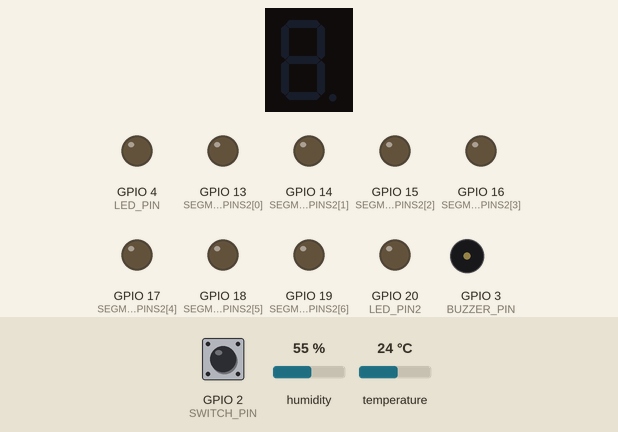
Simulated run of this program. Board: Raspberry Pi (BCM pin numbers). Parts: 1-digit seven-segment display, output pins drawn as LEDs (lit = HIGH), buzzer (waves = sounding). Dashed ring = blinking. Inputs (shaded band) come from the test bench; at power-on: GPIO 2 (SWITCH_PIN) HIGH, humidity 55 %, temperature 24 °C. The segment pins are drawn as the display they are named for; pins used as bus, display or sensor lines are not drawn; what the program prints to the terminal is not drawn.

Above: at 1.2 s.
1.3 s: GPIO 2 (SWITCH_PIN) pulled LOW for 0.15 s
At 2.6 s:
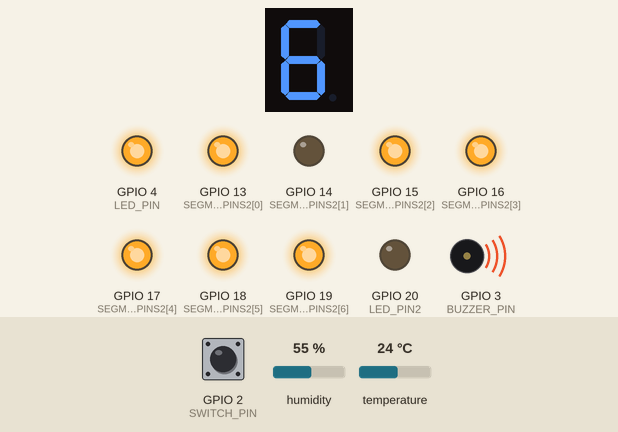
4.3 s: GPIO 2 (SWITCH_PIN) pulled LOW for 1 s
At 6.6 s:
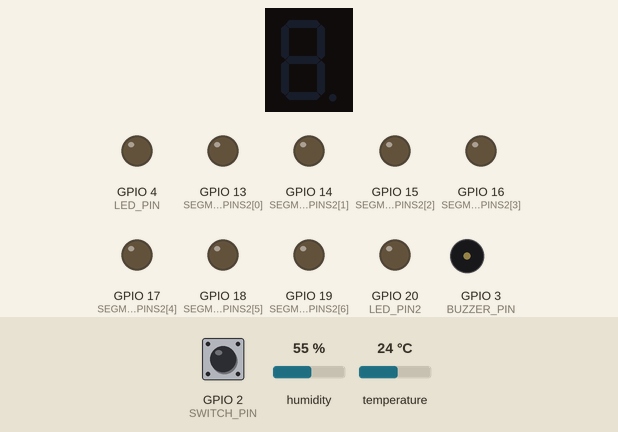
7.3 s: GPIO 2 (SWITCH_PIN) pulled LOW for 3.2 s
At 8.6 s:
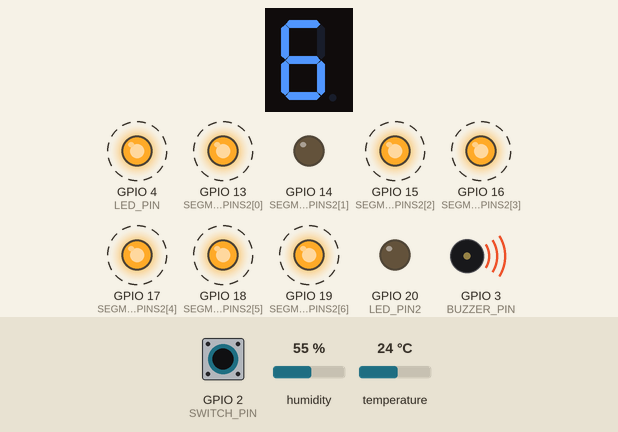
Timing chart, 0 to 13.4 s (numbered marks = the images above; inputs shaded):
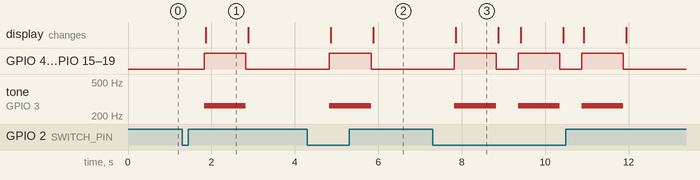

Measured:
- after the input at 1.3 s, GPIO 4 (LED_PIN), GPIO 13 (SEGMENT_PINS2[0]): LOW → HIGH after 0.53 s, → LOW 1.0 s later
- after the input at 4.3 s, GPIO 4 (LED_PIN), GPIO 13 (SEGMENT_PINS2[0]): LOW → HIGH after 0.53 s, → LOW 1.0 s later
- after the input at 7.3 s, GPIO 4 (LED_PIN), GPIO 13 (SEGMENT_PINS2[0]): alternates HIGH for 1.0 s and LOW for 0.53 s, 6 changes in all, then stays LOW, starting after 0.53 s
- what the display in image 1 shows lasts 1.0 s, from 1.9 s to 2.9 s

The program:

Project.py
```python
import RPi.GPIO as GPIO
import Adafruit_DHT
import math
import time

SWITCH_PIN=2
LED_PIN = 4
SEGMENT_PINS = [6,7,8,9,10,11,12]
SEGMENT_PINS2 = [13,14,15,16,17,18,19]
BUZZER_PIN = 3
sensor = Adafruit_DHT.DHT11
DHT_PIN = 5
LED_PIN2 = 20

GPIO.setmode(GPIO.BCM)
GPIO.setup(LED_PIN, GPIO.OUT)
GPIO.setup(LED_PIN2, GPIO.OUT)
GPIO.setup(SWITCH_PIN, GPIO.IN, pull_up_down=GPIO.PUD_UP)
GPIO.setup(BUZZER_PIN, GPIO.OUT)

pwm = GPIO.PWM(BUZZER_PIN, 1)

for segment in SEGMENT_PINS:
    GPIO.setup(segment, GPIO.OUT)
    GPIO.output(segment, GPIO.LOW)

for segment in SEGMENT_PINS2:
    GPIO.setup(segment, GPIO.OUT)
    GPIO.output(segment, GPIO.LOW)


data = [[1, 1, 1, 1, 1, 1, 0],  # 0
        [0, 1, 1, 0, 0, 0, 0],  # 1
        [1, 1, 0, 1, 1, 0, 1],  # 2
        [1, 1, 1, 1, 0, 0, 1],  # 3
        [0, 1, 1, 0, 0, 1, 1],  # 4
        [1, 0, 1, 1, 0, 1, 1],  # 5
        [1, 0, 1, 1, 1, 1, 1],  # 6
        [1, 1, 1, 0, 0, 0, 0],  # 7
        [1, 1, 1, 1, 1, 1, 1],  # 8
        [1, 1, 1, 0, 0, 1, 1]]  # 9

def display2(number,number2):#7segment  2개의 숫자 출력하는 함수, 1초 대기 또한 포함
    for i in range(7):
        GPIO.output(SEGMENT_PINS2[i],data[number2][i])
        GPIO.output(SEGMENT_PINS[i],data[number][i])

    time.sleep(1)

    for i in range(7):
        GPIO.output(SEGMENT_PINS2[i], GPIO.LOW)
        GPIO.output(SEGMENT_PINS[i], GPIO.LOW)

try:
    while True:
        val = GPIO.input(SWITCH_PIN)
        print(val)
        if val == 0:    #스위치 누름 여부 확인 눌렀을때 0 누르지 않았을 때 1
            h, t =  Adafruit_DHT.read_retry(sensor, DHT_PIN)
            bull = 0.81 * t +0.01 * h + 46.3 #불쾌지수 계산
            if h is not None and t is not None:
                print(bull)
                if bull > 80: #불쾌지수 80 보다 클 때
                    pwm.ChangeFrequency(523)#음바꾸기
                    pwm.start(70)#피에조 부저 재생
                    GPIO.output(LED_PIN2, GPIO.HIGH)#led켜기
                    display2(math.floor(bull/10),math.floor(bull%10))#불쾌지수값의 소수점을 제외한 만큼의 값을 디스플레이에 출력 , 1초대기후 꺼짐
                    pwm.stop()#피에조 부저 끄기
                    GPIO.output(LED_PIN2, GPIO.LOW)#led끄기
                else: #80 이하일 때
                    pwm.ChangeFrequency(262)#음바꾸기
                    pwm.start(70)#피에조 부저 재생
                    GPIO.output(LED_PIN, GPIO.HIGH)#led켜기
                    display2(math.floor(bull/10),math.floor(bull%10))#불쾌지수값의 소수점 내림한 만큼의 값 디스플레이에 출력 , 1초대기후 꺼짐
                    pwm.stop()#피에조 끄기
                    GPIO.output(LED_PIN, GPIO.LOW)#led끄기
            else:
                print('Read Error')

finally:
    pwm.stop
    GPIO.cleanup()
    print('cleanup and exit')
```
